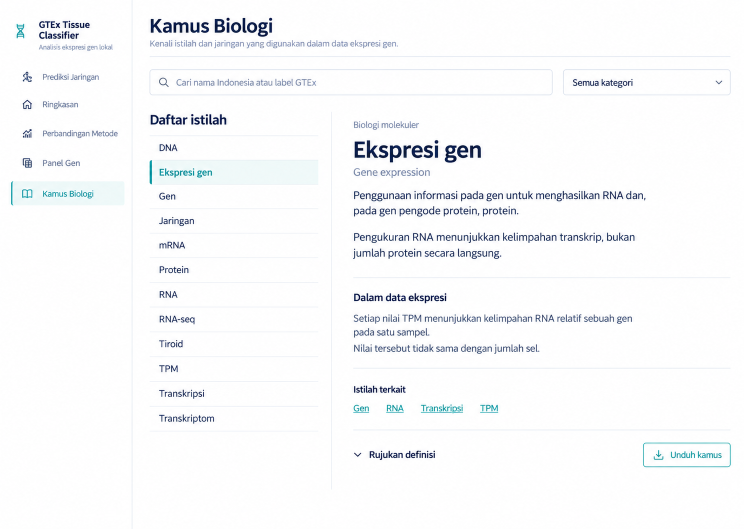
#> input picture design/biology-dictionary-target-20261020.png, 1487 x 1058 px (shown at 1/2 size)
$ python compare.py
#> lines starting #> are read from the running program, lines starting #| are printed output that depends on the picture
"""Compose existing screenshots for dictionary visual QA, without changing them."""
from pathlib import Path
from PIL import Image

folder = Path(__file__).resolve().parent
source = Image.open(folder.parent / "biology-dictionary-target-20261020.png").convert("RGB")
#> source is the input picture: PIL image 1487x1058 RGB; mean R, G, B 247.9, 248.8, 250
for name in ["01-initial.jpg", "02-final.jpg"]:
    path = folder / name
    if not path.exists():
        continue
    screen = Image.open(path).convert("RGB")
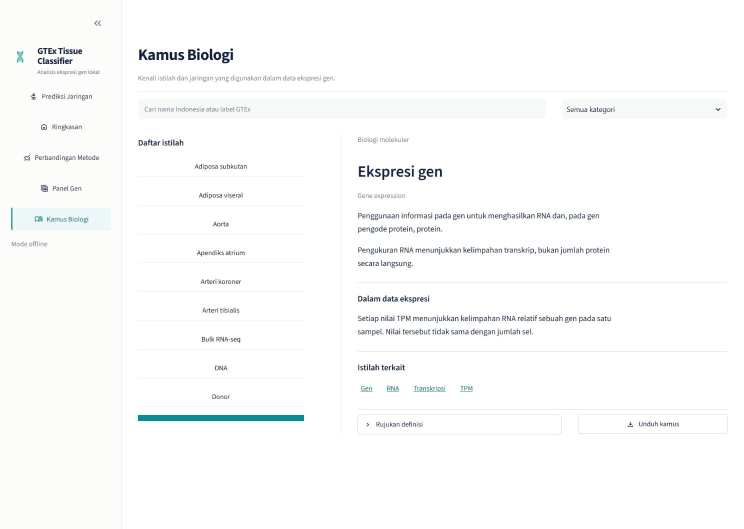
#> input picture design/biology-dictionary-check/01-initial.jpg, 1487 x 1058 px (shown at 1/2 size)
#> screen is the input picture: PIL image 1487x1058 RGB; mean R, G, B 250.6, 251.3, 251.1
    assert screen.size == source.size, (screen.size, source.size)
    comparison = Image.new("RGB", (source.width * 2, source.height), "white")
#> comparison: PIL image 2974x1058 RGB; every value is 255
    comparison.paste(source, (0, 0))
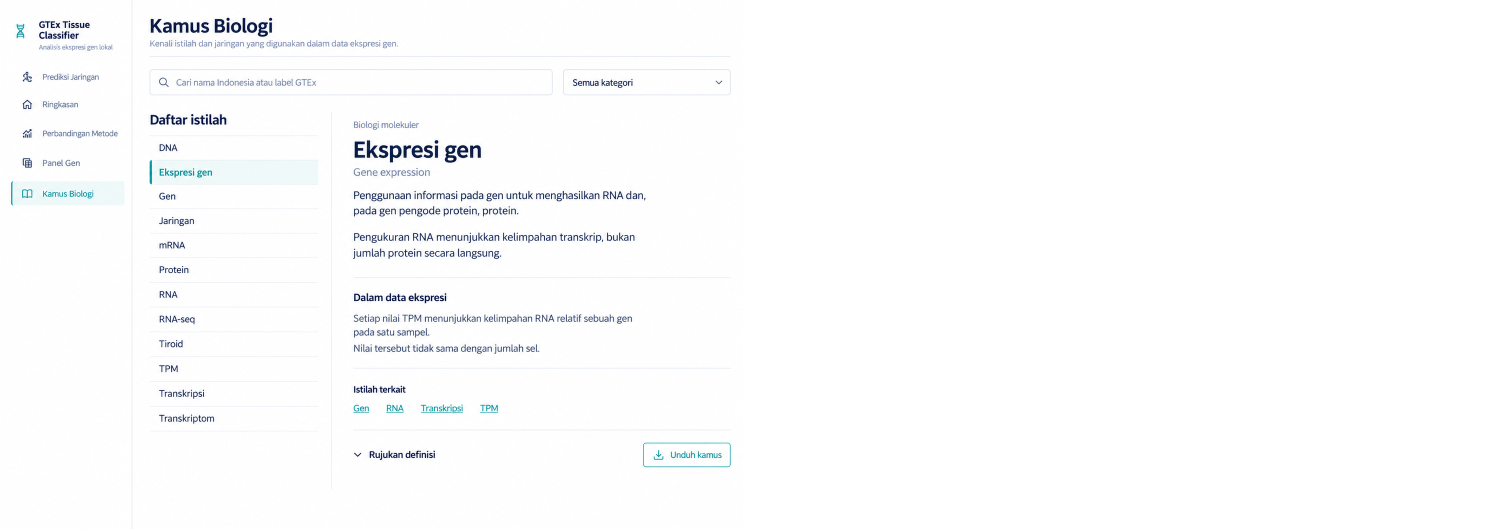
#> comparison: PIL image 2974x1058 RGB (shown at 1/2 size); mean R, G, B 251.5, 251.9, 252.5
    comparison.paste(screen, (source.width, 0))
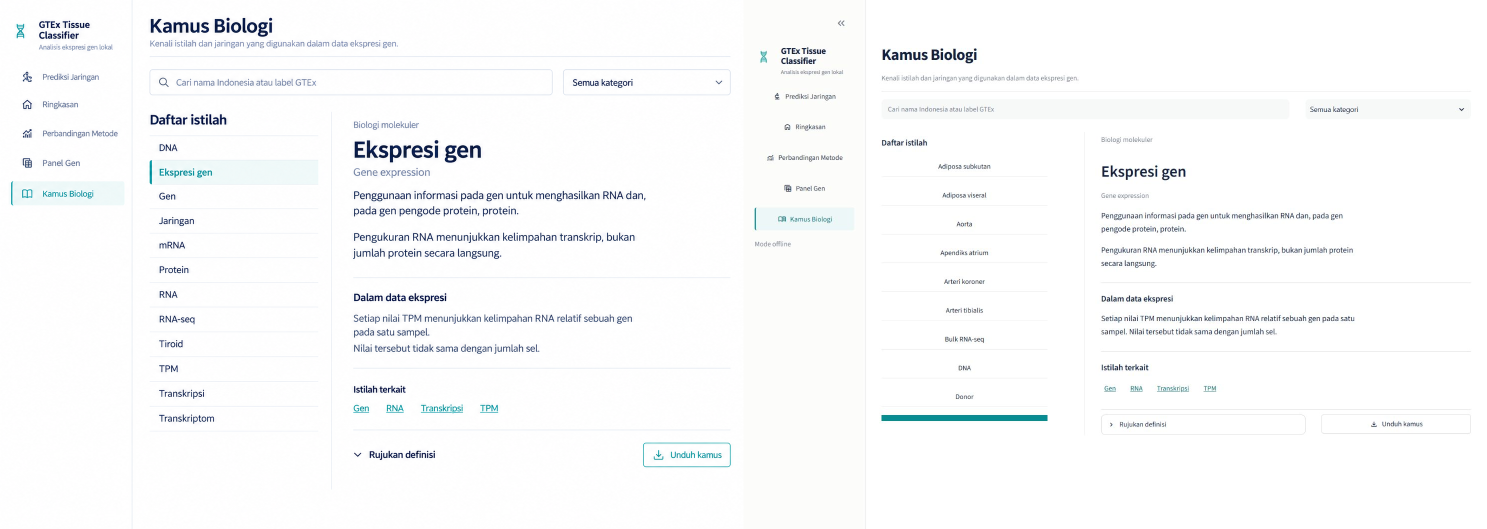
#> comparison: PIL image 2974x1058 RGB (shown at 1/2 size); mean R, G, B 249.2, 250, 250.6
    comparison.save(folder / f"{path.stem}-comparison.png")
    # Readable side-by-side detail of term selection and the reading panel.
    crop = (290, 205, 1465, 1000)
    left, right = source.crop(crop), screen.crop(crop)
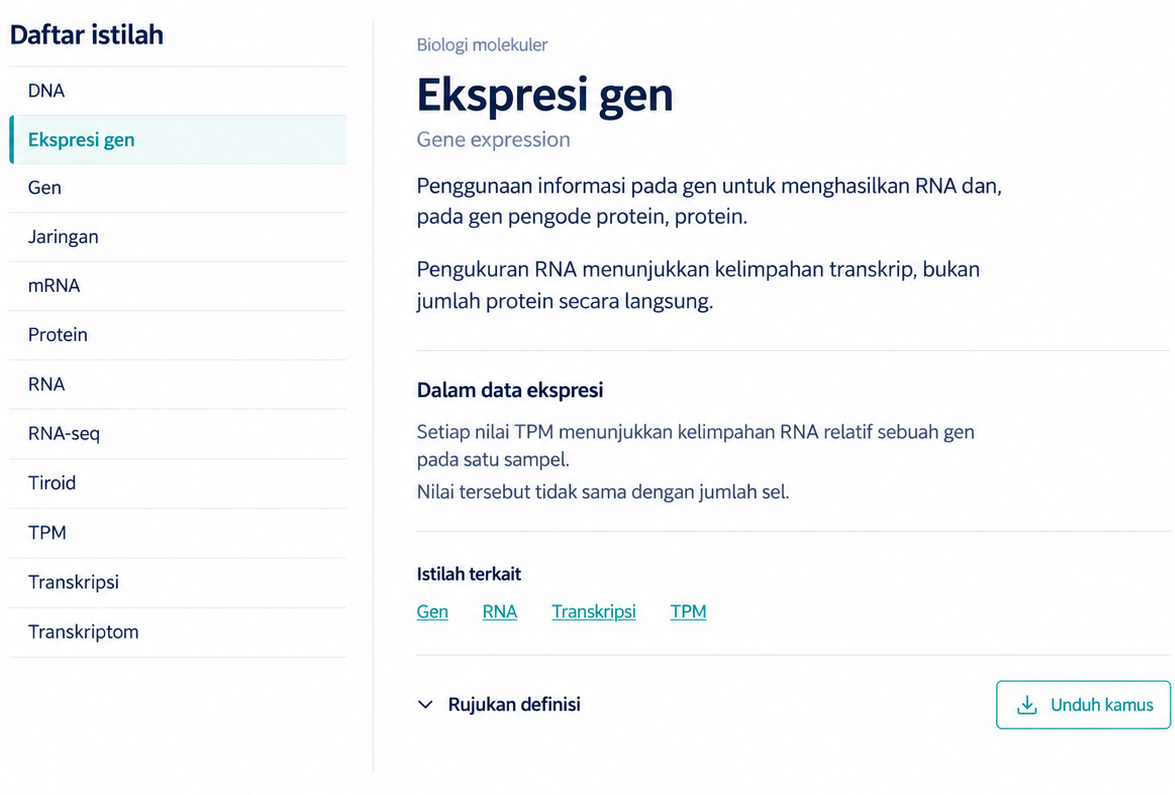
#> left: PIL image 1175x795 RGB; mean R, G, B 246.6, 247.6, 249.1
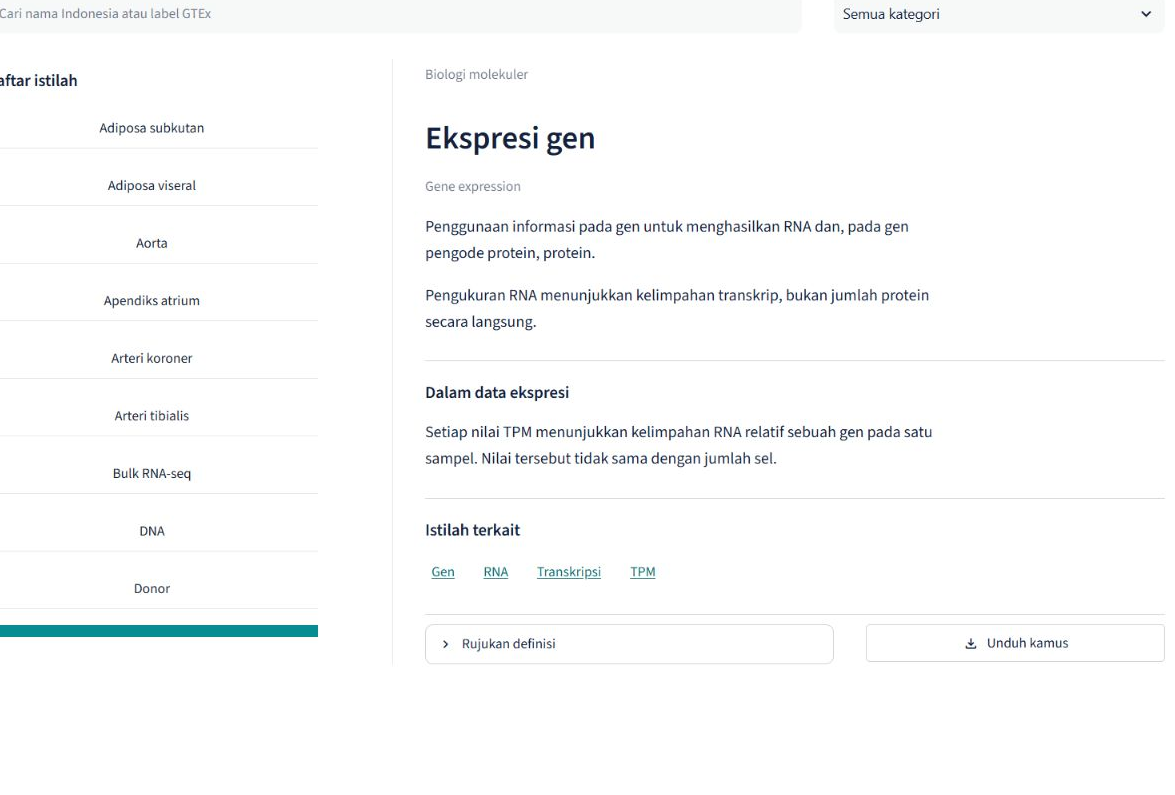
#> right: PIL image 1175x795 RGB; mean R, G, B 250.1, 251, 251.2
    detail = Image.new("RGB", (left.width * 2, left.height), "white")
#> detail: PIL image 2350x795 RGB; every value is 255
    detail.paste(left, (0, 0))
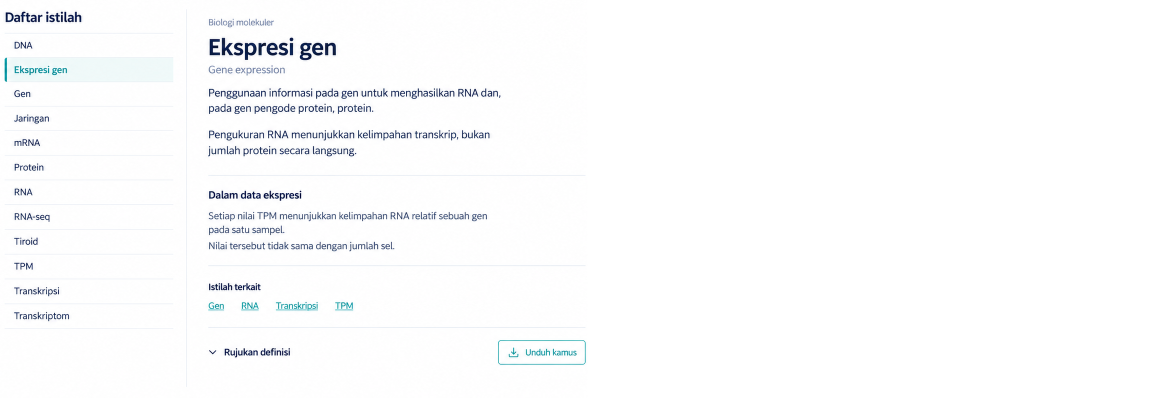
#> detail: PIL image 2350x795 RGB (shown at 1/2 size); mean R, G, B 250.8, 251.3, 252
    detail.paste(right, (left.width, 0))
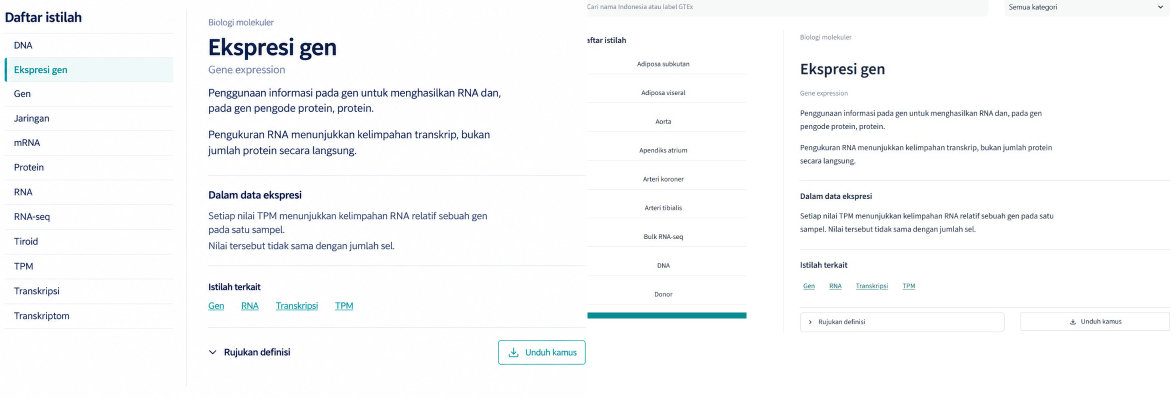
#> detail: PIL image 2350x795 RGB (shown at 1/2 size); mean R, G, B 248.3, 249.3, 250.1
    detail.save(folder / f"{path.stem}-detail.png")
#> pass 2 of the loop `for name in ["01-initial.jpg", "02-final.jpg"]:`:
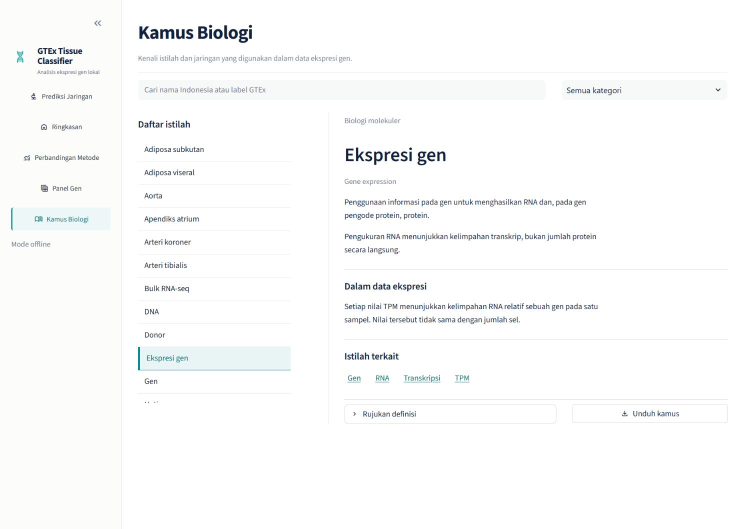
#> input picture design/biology-dictionary-check/02-final.jpg, 1487 x 1058 px (shown at 1/2 size)
#> screen is the input picture: PIL image 1487x1058 RGB; mean R, G, B 250.4, 251, 250.9
#> `left, right = source.crop(crop), screen.crop(crop)`:
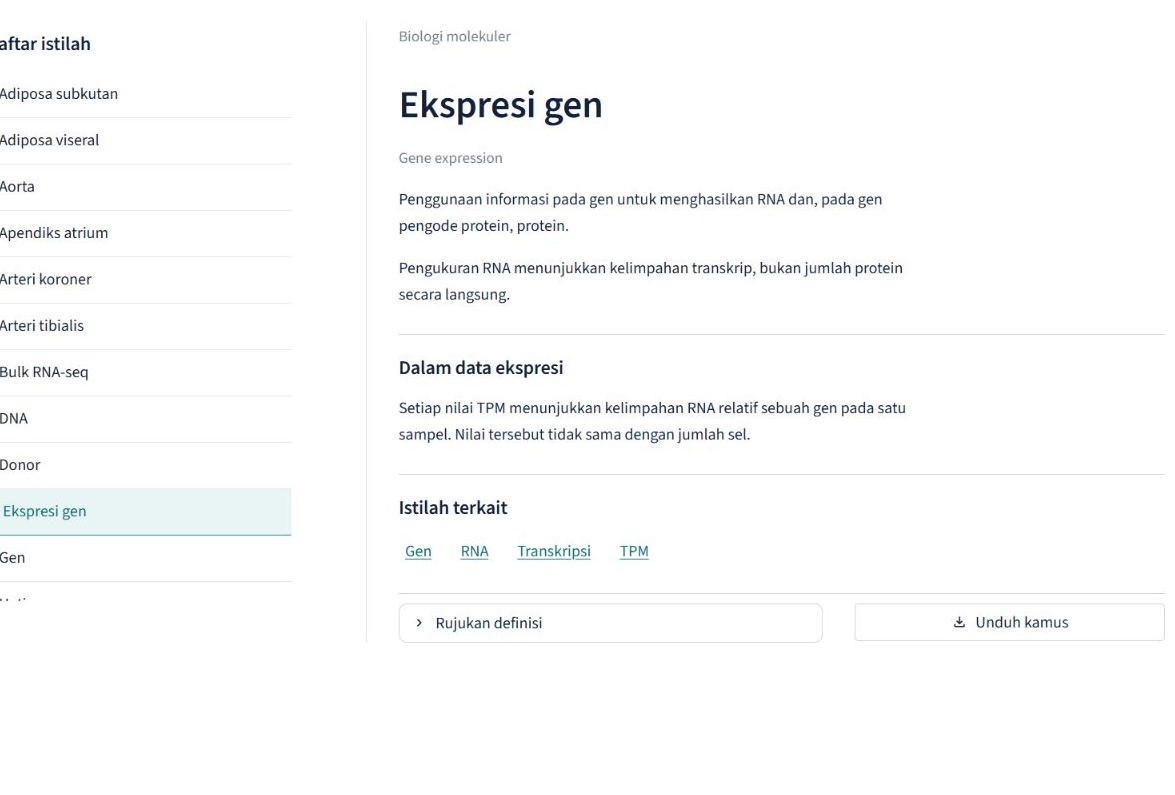
#> right: PIL image 1175x795 RGB; mean R, G, B 250.7, 251.2, 251.4
#> `detail.paste(right, (left.width, 0))`:
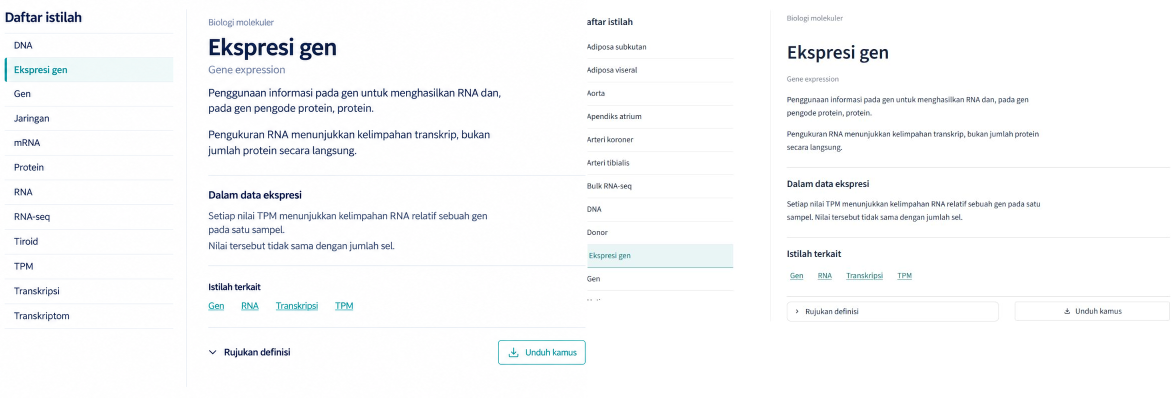
#> detail: PIL image 2350x795 RGB (shown at 1/2 size); mean R, G, B 248.6, 249.4, 250.2
